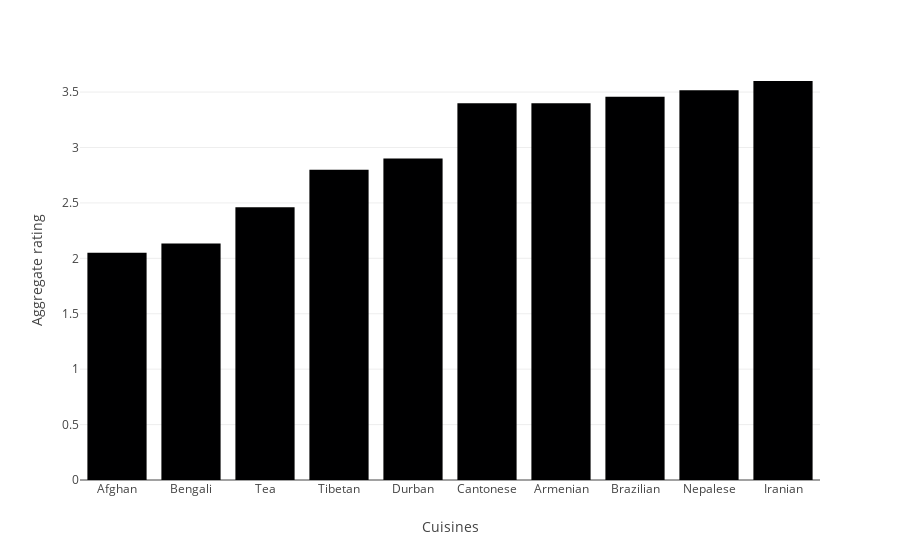

The notebook cell this image was saved under:
### Markdown cell above
### 13. Qual o tipo de culinária que possui a menor nota média?

### Code cell
df2 = df1.loc[:, ['Aggregate rating', 'Cuisines']].groupby('Cuisines').mean().sort_values(['Aggregate rating'],ascending = True).reset_index()[2:12]
px.bar(df2, x = 'Cuisines', y = 'Aggregate rating')

### Figure 1 — Plotly figure (JSON) as saved in the notebook; plotly's stock layout.template omitted (floating-point values rounded to 4 significant figures)
{"data": [{"alignmentgroup": "True", "hovertemplate": "Cuisines=%{x}<br>Aggregate rating=%{y}<extra></extra>", "legendgroup": "", "marker": {"color": "#000001", "pattern": {"shape": ""}}, "name": "", "offsetgroup": "", "orientation": "v", "showlegend": false, "textposition": "auto", "type": "bar", "x": ["Afghan", "Bengali", "Tea", "Tibetan", "Durban", "Cantonese", "Armenian", "Brazilian", "Nepalese", "Iranian"], "xaxis": "x", "y": [2.05, 2.133, 2.46, 2.8, 2.9, 3.4, 3.4, 3.458, 3.517, 3.6], "yaxis": "y"}], "layout": {"autosize": true, "barmode": "relative", "legend": {"tracegroupgap": 0}, "margin": {"t": 60}, "xaxis": {"anchor": "y", "autorange": true, "domain": [0, 1], "range": [-0.5, 9.5], "title": {"text": "Cuisines"}, "type": "category"}, "yaxis": {"anchor": "x", "autorange": true, "domain": [0, 1], "range": [0, 3.789], "title": {"text": "Aggregate rating"}, "type": "linear"}}}
